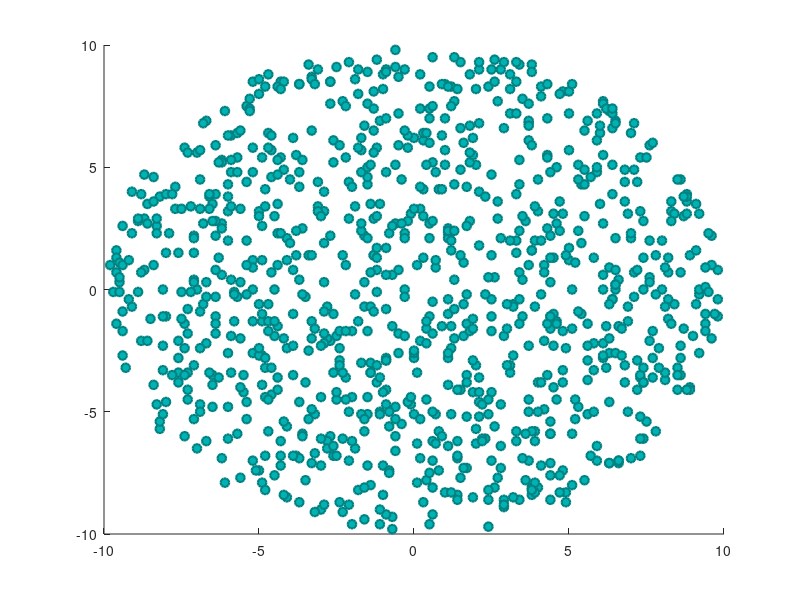

MATLAB code for this plot:
%Montecarlo Examen 1
clc
[p1,p2,p3,p4] = deal(0, 0, 0, 0);
i=1;
xv=[];
yv=[];
%for i=0:k
   while i<=1000
       x=randi([-100 100]);
       x=0.1*x;
       y=randi([-100 100]);
       y=0.1*y;
       c=(y^2)+(x^2);
       r=sqrt(c);
       if c<=100
           xv=[xv,x];
           yv=[yv,y];
           if (r>0) && (r<=2.5) 
               p1=100+p1;
               i=i+1;
           elseif (r>2.5) && (r<=5) 
               p2=75+p2;
               i=i+1;
           elseif (r>5) && (r<=7.5)
               p3=50+p3;
               i=i+1;
           elseif (r>7.5) && (r<=10)           
               p4=25+p4;
               i=i+1;
           end
       end
 
   end 
%end
t=p1+p2+p3+p4;
media=t/i
sz=40;
scatter(xv,yv,sz,'MarkerEdgeColor',[0 .5 .5],'MarkerFaceColor',[0 .7 .7],'LineWidth',1.5)
ylim([-10 10])
xlim([-10 10])
